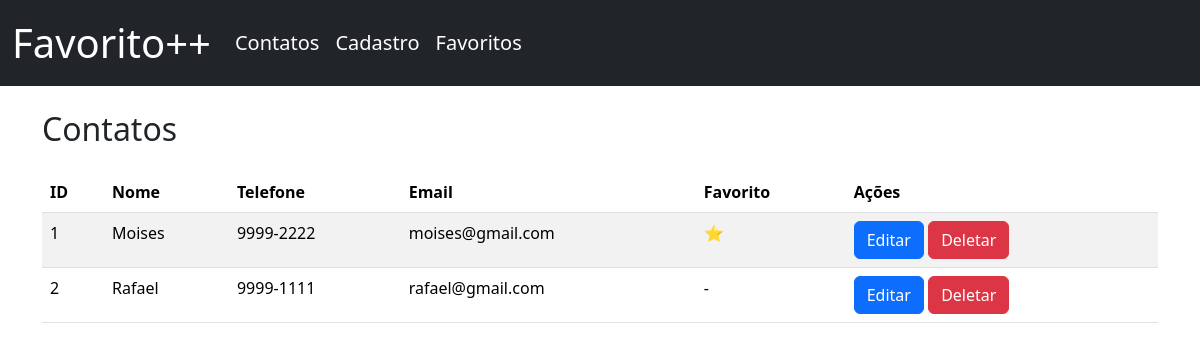
Before: / with the older database file.
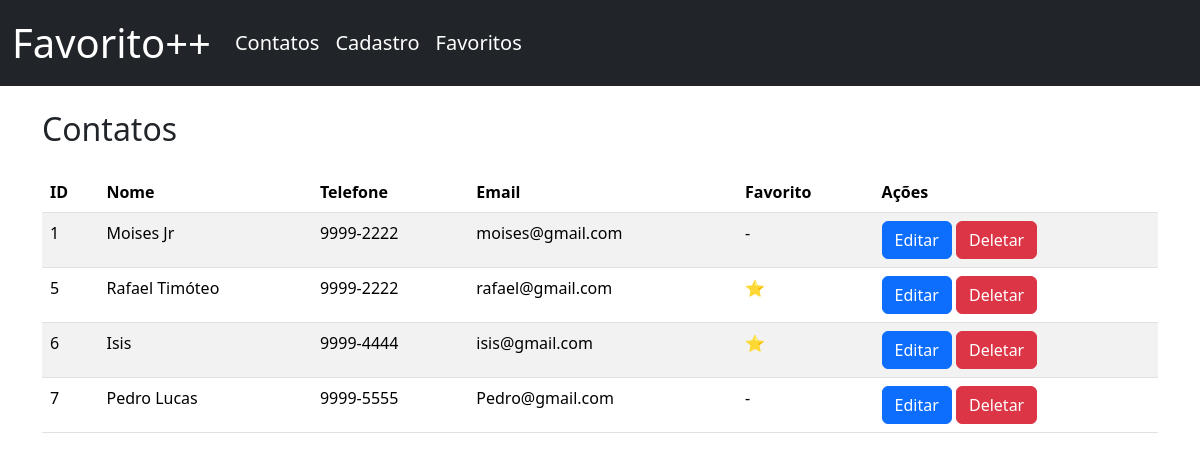
After: the same page with the newer database file.
### tables this page shows
CREATE TABLE Contatos (
	id INTEGER PRIMARY KEY AUTOINCREMENT,
	nome TEXT,
	telefone TEXT, 
	email TEXT,
	favorito INTEGER
);

### app.py (the view)
@app.route("/", methods=["GET"])
def index():
    contatos = Lista_contatos()
    return render_template("index.html", contatos=contatos)

### database/util.py (called while the page is built)
def conectar():
    return sqlite3.connect(DB_CAMINHO)

def Lista_contatos():
    conn = conectar()
    cursor = conn.cursor()
    cursor.execute("SELECT * FROM Contatos;")
    linhas = cursor.fetchall()
    conn.close()
    contatos = []
    for linha in linhas:
        contato = {
            "id": linha[0],
            "nome": linha[1],
            "telefone": linha[2],
            "email": linha[3],
            "favorito": linha[4]
        }
        contatos.append(contato)
    return contatos

### templates/index.html (shortened to what this page needs)
{% extends 'base.html' %}
{% block conteudo %}
    <h2 class="mb-4">Contatos</h2>
    <table class="table table-striped">
        <thead>
            <tr>
                <th>ID</th><th>Nome</th><th>Telefone</th><th>Email</th><th>Favorito</th><th>Ações</th>
            </tr>
        </thead>
        <tbody>
            {% for contato in contatos %}
                <tr>
                    <td>{{ contato.id }}</td>
                    <td>{{ contato.nome }}</td>
                    <td>{{ contato.telefone }}</td>
                    <td>{{ contato.email }}</td>
                    <td>
                        {% if contato.favorito == 1 %}
                            ⭐
                        {% else %}
                            -
                        {% endif %}
                    </td>
                    <td>
                        <button class="btn btn-primary"
                                data-bs-toggle="modal"
                                data-bs-target="#modalEditar"
                                data-id="{{ contato.id }}"
                                data-nome="{{ contato.nome }}"
                                data-telefone="{{ contato.telefone }}"
                                data-email="{{ contato.email }}"
                                data-favorito="{{ contato.favorito }}">
                            Editar
                        </button>
                        <a href="{{ url_for('deletar_contato', id=contato.id) }}" class="btn btn-danger">Deletar</a>
                    </td>
                </tr>
            {% endfor %}
        </tbody>
    </table>
{% endblock conteudo %}

### templates/base.html (shortened to what this page needs)
<!DOCTYPE html>
<html lang="pt-br">
<head>
    <link href="https://cdn.jsdelivr.net/npm/bootstrap@5.3.3/dist/css/bootstrap.min.css" rel="stylesheet" />
</head>
<body>
    <nav class="navbar navbar-expand-lg navbar-dark bg-dark text-white mb-4">
        <div class="container-fluid">
            <a class="navbar-brand fs-1" href="{{ url_for('index') }}">Favorito++</a>
            <div class="collapse navbar-collapse" id="navbarNavAltMarkup">
                <div class="navbar-nav fs-5">
                    <a class="nav-link active" aria-current="page" href="{{ url_for('index') }}">Contatos</a>
                    <a class="nav-link active" aria-current="page" href="{{ url_for('novo_contato') }}">Cadastro</a>
                    <a class="nav-link active" aria-current="page" href="{{ url_for('favoritos') }}">Favoritos</a>
                </div>
            </div>
        </div>
    </nav>
    <div class="container">
        {% block conteudo %}
        {% endblock conteudo %}
    </div>
</body>
</html>

Changed rows visible on the page:
removed Contatos: id "2", nome "Rafael", telefone "9999-1111", email "rafael@gmail.com"
changed Contatos "moises@gmail.com": nome "Moises" → "Moises Jr"; favorito "⭐" → "-"
added Contatos: id "5", nome "Rafael Timóteo", telefone "9999-2222", email "rafael@gmail.com"
added Contatos: id "6", nome "Isis", telefone "9999-4444", email "isis@gmail.com"
added Contatos: id "7", nome "Pedro Lucas", telefone "9999-5555", email "Pedro@gmail.com"
